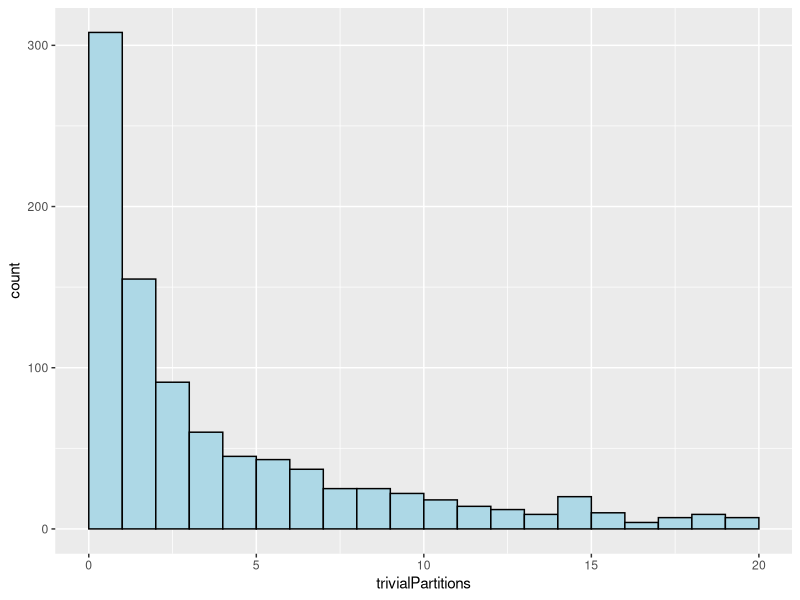
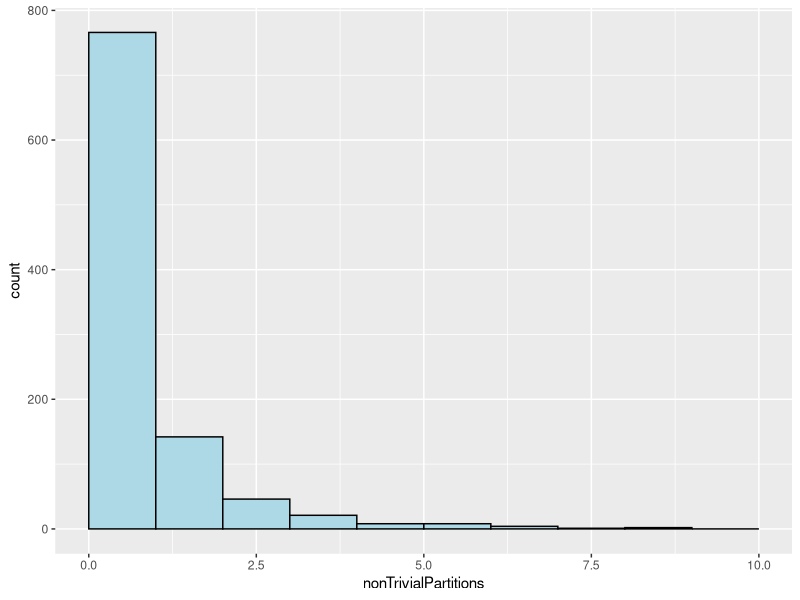
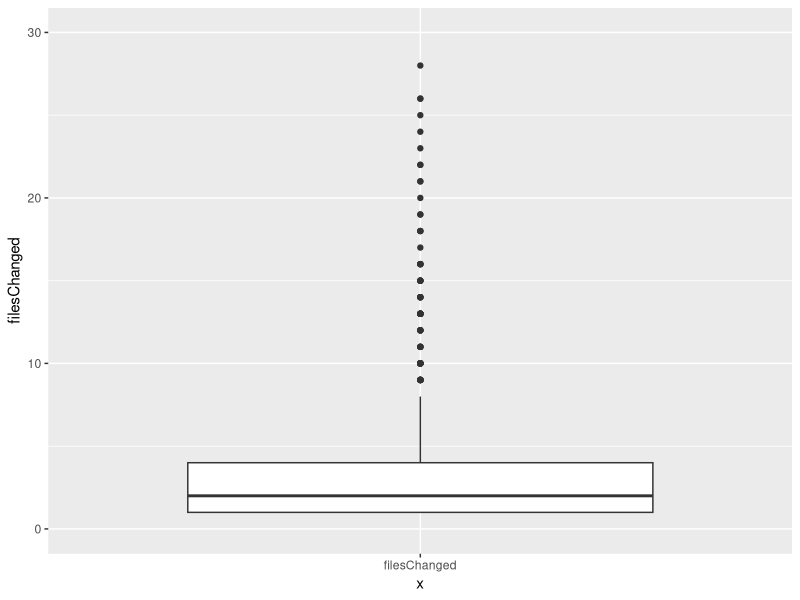
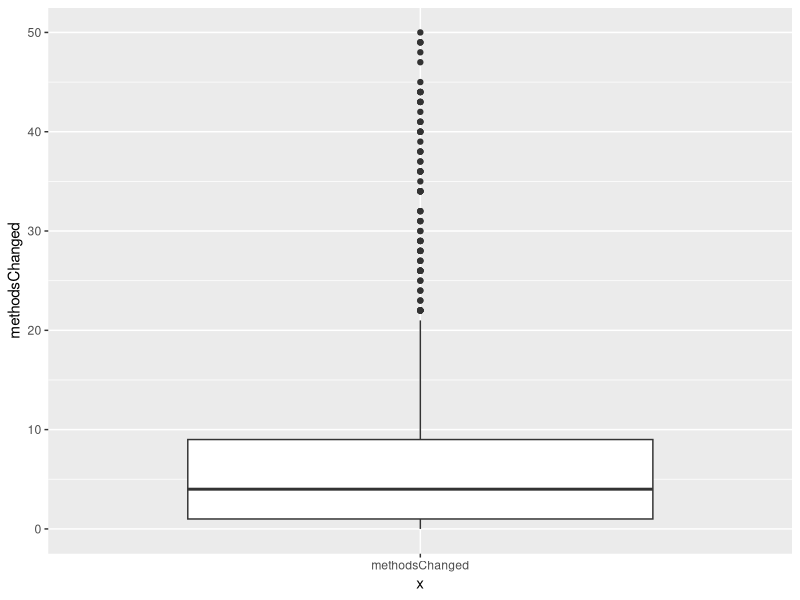
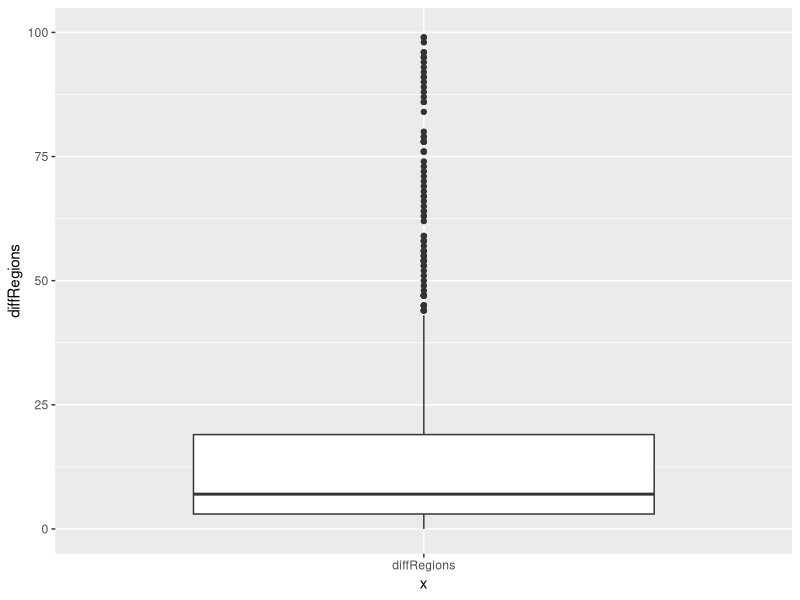

The R source for these figures, in order:
## ---- chunk 1
library(dplyr)
library(ggplot2)
summ <- read.csv("data/allSummary.csv")
partitions <- read.csv("data/allPartitions.csv")

pullRequests <- select(summ, projectName, pullRequestId)

filesChanged <- select(summ, filesChanged = sourceFiles)

enclosingMethods <- partitions %>%
  select(projectName, pullRequestId, enclosingMethodDefId) %>%
  distinct() %>%
  filter(enclosingMethodDefId != "null")
methodsChanged <-left_join(pullRequests, enclosingMethods) %>%
  group_by(projectName, pullRequestId) %>%
  summarise(methodsChanged = sum(!is.na(enclosingMethodDefId)))

diffRegions <- select(summ, diffRegions = diffs)

trivialPartitions <- select(summ, trivialPartitions)

nonTrivialPartitions <- select(summ, nonTrivialPartitions)
## ---- chunk 2
ggplot(data=summ, aes(trivialPartitions)) + geom_histogram(breaks=seq(0, 20, by=1), col="black", fill="lightblue")
summary(summ$trivialPartitions)
## ---- chunk 3
ggplot(data=nonTrivialPartitions, aes(nonTrivialPartitions)) + geom_histogram(breaks=seq(0, 10, by=1), col="black", fill="lightblue")
summary(nonTrivialPartitions$nonTrivialPartitions)
## ---- chunk 4
ggplot(filesChanged, aes(x="filesChanged", y=filesChanged)) + geom_boxplot() + ylim(c(0, 30))
summary(filesChanged$filesChanged)
ggplot(methodsChanged, aes(x="methodsChanged", y=methodsChanged)) + geom_boxplot() + ylim(c(0, 50))
summary(methodsChanged$methodsChanged)
ggplot(diffRegions, aes(x="diffRegions", y=diffRegions)) + geom_boxplot() + ylim(c(0, 100))
summary(diffRegions$diffRegions)
